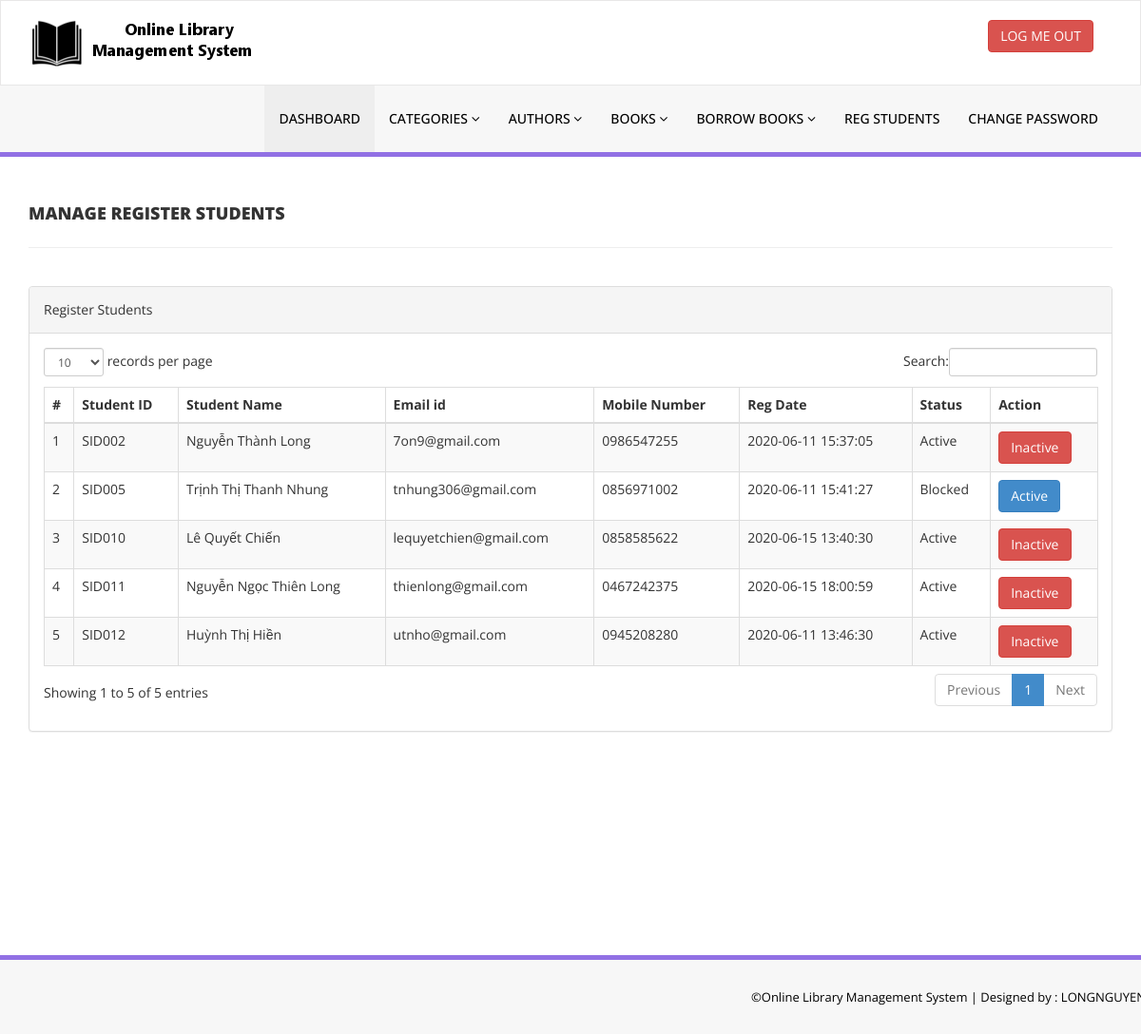
The page /LibraryManagement/admin/reg-students.php (signed in) on the database its author committed.
### tables this page shows
CREATE TABLE `tblstudents` (
  `id` int(11) NOT NULL,
  `StudentId` varchar(100) DEFAULT NULL,
  `FullName` varchar(120) DEFAULT NULL,
  `EmailId` varchar(120) DEFAULT NULL,
  `MobileNumber` char(11) DEFAULT NULL,
  `Password` varchar(120) DEFAULT NULL,
  `Status` int(1) DEFAULT NULL,
  `RegDate` timestamp NULL DEFAULT current_timestamp(),
  `UpdationDate` timestamp NULL DEFAULT NULL ON UPDATE current_timestamp()
);

### LibraryManagement/admin/reg-students.php (the view, shortened to what this page needs)
<?php
include('includes/config.php');
if (strlen($_SESSION['alogin']) == 0) {
    header('location:index.php');
} else {
?>
    <!DOCTYPE html>
    <html xmlns="http://www.w3.org/1999/xhtml">
    <head>
        <link href="assets/css/bootstrap.css" rel="stylesheet" />
        <link href="assets/css/font-awesome.css" rel="stylesheet" />
        <link href="assets/js/dataTables/dataTables.bootstrap.css" rel="stylesheet" />
        <link href="assets/css/style.css" rel="stylesheet" />
    </head>
    <body>
        <?php include('includes/header.php'); ?>
        <div class="content-wrapper">
            <div class="container">
                <div class="row pad-botm">
                    <div class="col-md-12">
                        <h4 class="header-line">Manage Register Students</h4>
                    </div>
                </div>
                <div class="row">
                    <div class="col-md-12">
                        <div class="panel panel-default">
                            <div class="panel-heading">
                                Register Students
                            </div>
                            <div class="panel-body">
                                <div class="table-responsive">
                                    <table class="table table-striped table-bordered table-hover" id="dataTables-example">
                                        <thead>
                                            <tr>
                                                <th>#</th>
                                                <th>Student ID</th>
                                                <th>Student Name</th>
                                                <th>Email id </th>
                                                <th>Mobile Number</th>
                                                <th>Reg Date</th>
                                                <th>Status</th>
                                                <th>Action</th>
                                            </tr>
                                        </thead>
                                        <tbody>
                                            <?php $sql = "SELECT * from tblstudents";
                                            $query = $dbh->prepare($sql);
                                            $query->execute();
                                            $results = $query->fetchAll(PDO::FETCH_OBJ);
                                            $cnt = 1;
                                            if ($query->rowCount() > 0) {
                                                foreach ($results as $result) {               ?>
                                                    <tr class="odd gradeX">
                                                        <td class="center"><?php echo htmlentities($cnt); ?></td>
                                                        <td class="center"><?php echo htmlentities($result->StudentId); ?></td>
                                                        <td class="center"><?php echo htmlentities($result->FullName); ?></td>
                                                        <td class="center"><?php echo htmlentities($result->EmailId); ?></td>
                                                        <td class="center"><?php echo htmlentities($result->MobileNumber); ?></td>
                                                        <td class="center"><?php echo htmlentities($result->RegDate); ?></td>
                                                        <td class="center"><?php if ($result->Status == 1) {
                                                                                echo htmlentities("Active");
                                                                            } else {
                                                                                echo htmlentities("Blocked");
                                                                            }
                                                                            ?></td>
                                                        <td class="center">
                                                            <?php if ($result->Status == 1) { ?>
                                                                <a href="reg-students.php?inid=<?php echo htmlentities($result->id); ?>" onclick="return confirm('Are you sure you want to block this student?');"" >  <button class=" btn btn-danger"> Inactive</button>
                                                                <?php } else { ?>
                                                                    <a href="reg-students.php?id=<?php echo htmlentities($result->id); ?>" onclick="return confirm('Are you sure you want to active this student?');""><button class=" btn btn-primary"> Active</button>
                                                                    <?php } ?>
                                                        </td>
                                                    </tr>
                                            <?php $cnt = $cnt + 1;
                                                }
                                            } ?>
                                        </tbody>
                                    </table>
                                </div>
                            </div>
                        </div>
                    </div>
                </div>
            </div>
        </div>
        <?php include('includes/footer.php'); ?>
    </body>
    </html>
<?php } ?>

### LibraryManagement/admin/assets/css/style.css (style rules this page uses)
.content-wrapper { margin-top: 40px; min-height:800px; padding-bottom:90px; }
.header-line { font-weight:900; padding-bottom:25px; border-bottom:1px solid #eeeeee; text-transform:uppercase; }
.pad-botm { padding-bottom:30px; }

### rows shown on the page
tblstudents: StudentId "SID002", FullName "Nguyễn Thành Long", EmailId "7on9@gmail.com", MobileNumber "0986547255", RegDate "2020-06-11 15:37:05"
tblstudents: StudentId "SID005", FullName "Trịnh Thị Thanh Nhung", EmailId "tnhung306@gmail.com", MobileNumber "0856971002", RegDate "2020-06-11 15:41:27"
tblstudents: StudentId "SID010", FullName "Lê Quyết Chiến", EmailId "lequyetchien@gmail.com", MobileNumber "0858585622", RegDate "2020-06-15 13:40:30"
tblstudents: StudentId "SID011", FullName "Nguyễn Ngọc Thiên Long", EmailId "thienlong@gmail.com", MobileNumber "0467242375", RegDate "2020-06-15 18:00:59"
tblstudents: StudentId "SID012", FullName "Huỳnh Thị Hiền", EmailId "utnho@gmail.com", MobileNumber "0945208280", RegDate "2020-06-11 13:46:30"
